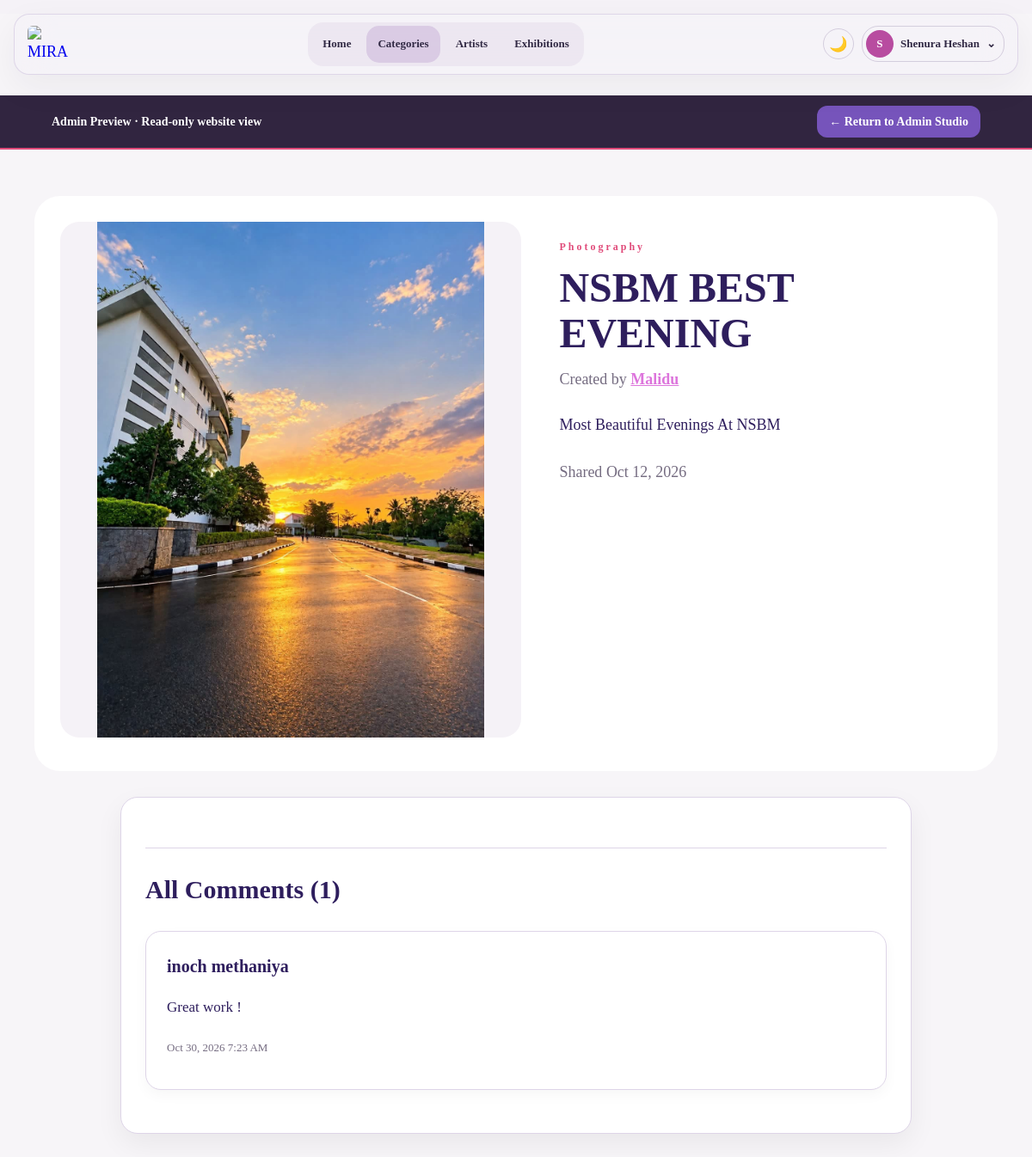
Screenshot of /artwork-view.php?id=2 (signed in) with the database file from the repository.
### tables this page shows
CREATE TABLE `artworks` (
  `artwork_id` int(11) NOT NULL,
  `user_id` int(11) NOT NULL,
  `category_id` int(11) NOT NULL,
  `title` varchar(200) NOT NULL,
  `description` text DEFAULT NULL,
  `status` varchar(100) DEFAULT 'pending',
  `is_featured` tinyint(1) DEFAULT 0,
  `created_at` timestamp NOT NULL DEFAULT current_timestamp(),
  `rejection_reason` text DEFAULT NULL,
  `reviewed_at` timestamp NULL DEFAULT NULL,
  `reviewed_by` int(11) DEFAULT NULL,
  `featured_order` int(11) DEFAULT NULL
);

CREATE TABLE `categories` (
  `category_id` int(11) NOT NULL,
  `category_name` varchar(200) NOT NULL,
  `description` text DEFAULT NULL,
  `is_active` tinyint(1) NOT NULL DEFAULT 1,
  `image_path` varchar(255) DEFAULT NULL
);

CREATE TABLE `users` (
  `USER_ID` int(11) NOT NULL,
  `FULL_NAME` varchar(100) NOT NULL,
  `EMAIL` varchar(250) NOT NULL,
  `PASSWORD` varchar(200) NOT NULL,
  `ROLE` enum('STUDENT','ARTIST','ADMIN') DEFAULT 'STUDENT',
  `CREATED_AT` timestamp NOT NULL DEFAULT current_timestamp(),
  `ABOUT_ARTIST` text DEFAULT NULL,
  `PROFILE_PHOTO` varchar(255) DEFAULT NULL,
  `COVER_PHOTO` varchar(255) DEFAULT NULL,
  `account_status` varchar(20) NOT NULL DEFAULT 'active',
  `profile_image` varchar(255) DEFAULT NULL
);

CREATE TABLE `comments` (
  `comment_id` int(11) NOT NULL,
  `artwork_id` int(11) NOT NULL,
  `user_id` int(11) NOT NULL,
  `comment_text` text NOT NULL,
  `created_at` timestamp NOT NULL DEFAULT current_timestamp()
);

### gallery-common.php (called while the page is built, shortened)
<?php
function miraEsc($value): string { return htmlspecialchars((string)$value, ENT_QUOTES | ENT_SUBSTITUTE, 'UTF-8'); }
function miraArtworkImage($path): string {
    $path = str_replace('\\', '/', (string)$path);
    return $path;
}
function miraApprovedArtworks(mysqli $conn, string $category='', int $id=0, int $limit=100): array {
    $limit=max(1,min(200,$limit));
    $sql="SELECT a.artwork_id,a.title,a.description,a.created_at,a.is_featured,
                 u.FULL_NAME AS artist_name,a.user_id AS artist_id,c.category_name,c.category_id,
                 (SELECT ai.image_path FROM artwork_images ai WHERE ai.artwork_id=a.artwork_id
                  ORDER BY ai.image_id ASC LIMIT 1) AS image_path
          FROM artworks a
          INNER JOIN users u ON u.USER_ID=a.user_id
          INNER JOIN categories c ON c.category_id=a.category_id
          WHERE LOWER(a.status)='approved'";
    if ($id>0) { $sql.=' AND a.artwork_id=?'; $stmt=$conn->prepare($sql.' LIMIT 1'); $stmt->bind_param('i',$id); }
    elseif ($category!=='') { $sql.=' AND c.category_name=?'; $stmt=$conn->prepare($sql.' ORDER BY a.is_featured DESC,a.created_at DESC,a.artwork_id DESC LIMIT '.$limit);$stmt->bind_param('s',$category); }
    else { $stmt=$conn->prepare($sql.' ORDER BY a.is_featured DESC,a.created_at DESC,a.artwork_id DESC LIMIT '.$limit); }
    $stmt->execute(); $result=$stmt->get_result(); $rows=[];
    while($row=$result->fetch_assoc()) {
        if(miraArtworkImage($row['image_path'])!=='') $rows[]=$row;
    }
    $stmt->close();return $rows;
}

### artwork-view.php (the view, shortened to what this page needs)
<?php
require __DIR__ . '/mira-view-access.php';
require __DIR__.'/gallery-common.php';
$id=filter_input(INPUT_GET,'id',FILTER_VALIDATE_INT);
$art=($id&&$id>0)?(miraApprovedArtworks($conn,'',(int)$id,1)[0]??null):null;
$saved=false;$liked=false;$likes=0;$average=0;$ratingCount=0;$myRating=0;$comments=[];
if ($art) {
  $stmt=$conn->prepare('SELECT c.comment_id,c.user_id,c.comment_text,c.created_at,u.FULL_NAME FROM comments c JOIN users u ON u.USER_ID=c.user_id WHERE c.artwork_id=? ORDER BY c.created_at DESC,c.comment_id DESC LIMIT 100');
  $stmt->bind_param('i',$id);$stmt->execute();$comments=$stmt->get_result()->fetch_all(MYSQLI_ASSOC);$stmt->close();
}
?><!doctype html><html lang="en"><head><link rel="stylesheet" href="style.css"><link rel="stylesheet" href="gallery.css"><link rel="stylesheet" href="interactions.css"><link rel="stylesheet" href="mira-student-nav.css?v=2"><link rel="stylesheet" href="mira-design-system.css?v=1">
</head><body class="user-home-page mira-gallery-page"><?php require __DIR__ . "/mira-student-nav.php"; ?><main class="mira-gallery-wrap">
<?php if (!$art): ?><div class="mira-empty"><h1>Artwork unavailable</h1><p>This artwork is not approved, or it no longer exists.</p></div>
<?php else: ?><section class="mira-artwork-detail"><div class="mira-detail-photo"><img src="<?= miraEsc(miraArtworkImage($art['image_path'])) ?>" alt="<?= miraEsc($art['title']) ?>"></div><div class="mira-detail-copy"><p class="mira-detail-label"><?= miraEsc($art['category_name']) ?></p><h1><?= miraEsc($art['title']) ?></h1><p class="mira-detail-artist">Created by <a href="artist-profile.php?id=<?= (int)$art['artist_id'] ?>"><?= miraEsc($art['artist_name']) ?></a></p><p class="mira-detail-desc"><?= nl2br(miraEsc($art['description']??'')) ?></p><p class="mira-detail-date">Shared <?= miraEsc(date('M j, Y',strtotime($art['created_at']))) ?></p>
</section><section class="mira-comment-box mira-artwork-comments">
<div class="mira-comments-list"><h2>All Comments (<?= count($comments) ?><?= count($comments)===100?'+':'' ?>)</h2><?php if (!$comments): ?><p class="mira-no-comments">No comments yet. Be the first to comment!</p><?php endif; ?>
<?php foreach($comments as $comment): ?><article class="mira-comment"><strong><?= miraEsc($comment['FULL_NAME']) ?></strong><p><?= nl2br(miraEsc($comment['comment_text'])) ?></p><small><?= miraEsc(date('M j, Y g:i A',strtotime($comment['created_at']))) ?></small></article><?php endforeach; ?></div></section><?php endif; ?></main></body></html>

### style.css (style rules this page uses)
* { margin: 0; padding: 0; box-sizing: border-box; }
body { font-family: "Segoe UI", Tahoma, Geneva, Verdana, sans-serif; background: #f5f2f7; color: #2e1e5d; }
body, body * { font-family: "Cormorant Garamond", serif; }
body { font-size: 18px; line-height: 1.6; }
.user-home-page { min-height: 100vh; margin: 0; background: #f5f2f7; color: #2e1e5d; }
:root { --mira-page-bg: #f5f2f7; --mira-card-bg: #ffffff; --mira-ink: #2e1e5d; }
html, body, .mira-home, .mira-showcase, .mira-stage, .login-page, .mira-about, .mira-categories, .vc-message, .user-home-page, .artwork-view-page, .mira-opening { background: var(--mira-page-bg); }
:root, html[data-theme="light"] { color-scheme: light; --mira-page-bg: #f5f2f7; --mira-card-bg: #ffffff; --mira-ink: #2e1e5d; --mira-muted: #756c81; --mira-border: #ded5e8; --mira-input-bg: #ffffff; --mira-glass: rgba(255,255,255,.65); --mira-glass-edge: rgba(255,255,255,.75); --mira-hover: #eee8f7; }
html, body, .mira-home, .mira-showcase, .mira-stage, .login-page, .mira-about, .mira-categories, .vc-message, .user-home-page, .artwork-view-page, .mira-opening, .mira-feed-page, .header { background: var(--mira-page-bg); color: var(--mira-ink); }

### gallery.css (style rules this page uses)
:root { --mira-bg:#f5f2f7;--mira-card:#fff;--mira-text:#2e1e5d;--mira-muted:#756c81;--mira-border:#e9deef }
body.user-home-page { background:var(--mira-bg);color:var(--mira-text) }
.mira-gallery-wrap { max-width:1450px;margin:auto;padding:24px 28px 75px }
.mira-gallery-heading p,.mira-detail-label { color:#e04b7a;letter-spacing:3px;font-size:12px;font-weight:700 }
.mira-artwork-detail { display:grid;grid-template-columns:minmax(0,1.1fr) minmax(0,1fr);gap:36px;align-items:start;background:var(--mira-card);padding:30px;border-radius:30px;margin:30px 0 }
.mira-detail-photo img { width:100%;border-radius:22px;object-fit:contain;max-height:75vh;background:var(--mira-bg) }
.mira-detail-copy { padding:20px 8px }
.mira-detail-copy h1 { font-size:clamp(32px,4vw,54px);color:var(--mira-text);line-height:1.1;margin:12px 0 }
.mira-detail-artist,.mira-detail-date { color:var(--mira-muted) }
.mira-detail-desc { color:var(--mira-text);font-size:18px;line-height:1.75;margin:24px 0;overflow-wrap:anywhere }

### interactions.css (style rules this page uses)
.mira-gallery-page .mira-rating-box, .mira-gallery-page .mira-comment-box { background:var(--mira-card,#fff);border:1px solid var(--mira-border,#e9deef);box-shadow:0 12px 32px rgba(0,0,0,.06);border-radius:20px;padding:24px;margin:24px auto;max-width:920px;color:var(--mira-text,#2e1e5d) }
.mira-gallery-page .mira-rating-box h2, .mira-gallery-page .mira-comment-box h2 { font-size:clamp(22px,2vw,28px);margin:0 0 12px;color:var(--mira-text,#2e1e5d) }
.mira-gallery-page .mira-rating-box p, .mira-gallery-page .mira-comment-box p, .mira-gallery-page .mira-comment-box label, .mira-gallery-page .mira-rating-box label { color:var(--mira-text,#2e1e5d) }
.mira-comment { border-top:1px solid var(--mira-border,#e9deef);margin-top:18px;padding-top:16px }
.mira-comment strong { color:var(--mira-text,#2e1e5d) }
.mira-comment small { display:block;color:var(--mira-muted,#756c81);margin-top:4px }
.mira-detail-artist a { color:#dd75dc;font-weight:700 }
.mira-gallery-page .mira-artwork-comments { max-width:920px;padding:28px;background:var(--mira-card,#fff) }
.mira-gallery-page .mira-artwork-comments .mira-comments-list { margin-top:30px;padding-top:10px;border-top:1px solid var(--mira-border,#e9deef) }
.mira-gallery-page .mira-artwork-comments .mira-comments-list > h2 { font-size:clamp(22px,2.5vw,32px);margin:14px 0 24px }
.mira-gallery-page .mira-artwork-comments .mira-comment { background:var(--mira-card,#fff);border:1px solid var(--mira-border,#e9deef);border-radius:18px;margin:16px 0 22px;padding:24px;box-shadow:0 6px 16px rgba(0,0,0,.035) }
.mira-gallery-page .mira-artwork-comments .mira-comment strong { display:block;font-size:20px;margin-bottom:18px }
.mira-gallery-page .mira-artwork-comments .mira-comment p { font-size:17px;line-height:1.6;margin:0 0 24px;overflow-wrap:anywhere }
.mira-gallery-page .mira-artwork-comments .mira-comment small { font-size:13px;color:var(--mira-muted,#756c81);margin-bottom:13px }

### rows the page displays
artworks: category.category_name "Photography", title "NSBM BEST EVENING", user.FULL_NAME "Malidu", description "Most Beautiful Evenings At NSBM", created_at "Oct 12, 2026"
comments: user.FULL_NAME "inoch methaniya", comment_text "Great work !", created_at "Oct 30, 2026 7:23 AM"

### other values shown
substr($navName, 0, 1) "S"
$navName "Shenura Heshan"
count($comments) "1"
